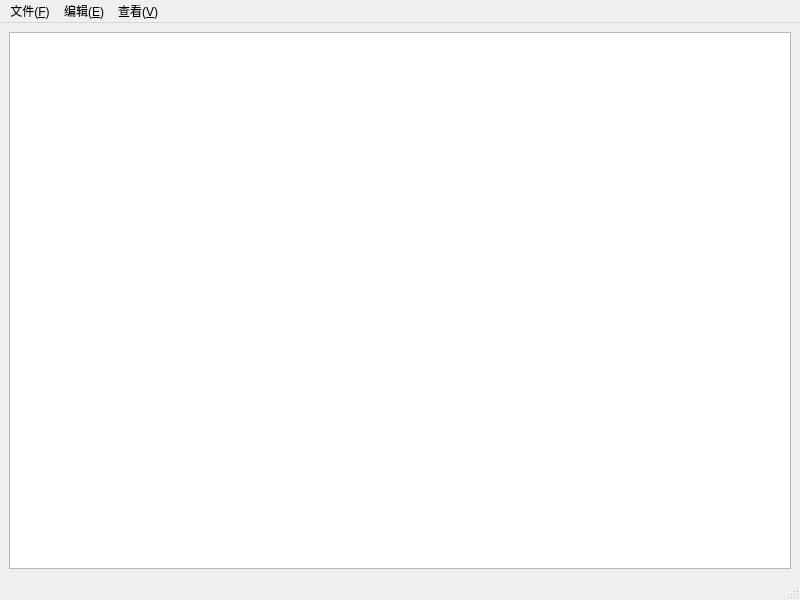
<?xml version="1.0" encoding="UTF-8"?>
<ui version="4.0">
 <class>MainWindow</class>
 <widget class="QMainWindow" name="MainWindow">
  <property name="geometry">
   <rect>
    <x>0</x>
    <y>0</y>
    <width>800</width>
    <height>600</height>
   </rect>
  </property>
  <property name="windowTitle">
   <string>MainWindow</string>
  </property>
  <widget class="QWidget" name="centralwidget">
   <layout class="QVBoxLayout" name="verticalLayout">
    <item>
     <widget class="QTextEdit" name="textEdit"/>
    </item>
   </layout>
  </widget>
  <widget class="QMenuBar" name="menubar">
   <property name="geometry">
    <rect>
     <x>0</x>
     <y>0</y>
     <width>800</width>
     <height>22</height>
    </rect>
   </property>
   <widget class="QMenu" name="menu_F">
    <property name="title">
     <string>文件(&amp;F)</string>
    </property>
    <addaction name="newAction"/>
    <addaction name="openAction"/>
    <addaction name="saveAction"/>
    <addaction name="quitAction"/>
   </widget>
   <widget class="QMenu" name="menu_E">
    <property name="title">
     <string>编辑(&amp;E)</string>
    </property>
    <addaction name="copyAction"/>
    <addaction name="pasteAction"/>
    <addaction name="delAction"/>
    <addaction name="wdAction"/>
    <addaction name="allAction"/>
    <addaction name="clearAction"/>
   </widget>
   <widget class="QMenu" name="menu_V">
    <property name="title">
     <string>查看(&amp;V)</string>
    </property>
    <widget class="QMenu" name="zoomAction">
     <property name="title">
      <string>缩放</string>
     </property>
     <addaction name="magAction"/>
     <addaction name="shrAction"/>
    </widget>
    <addaction name="zoomAction"/>
    <addaction name="barAction"/>
   </widget>
   <addaction name="menu_F"/>
   <addaction name="menu_E"/>
   <addaction name="menu_V"/>
  </widget>
  <widget class="QStatusBar" name="statusbar"/>
  <action name="newAction">
   <property name="text">
    <string>新建(&amp;N)</string>
   </property>
  </action>
  <action name="openAction">
   <property name="text">
    <string>打开(&amp;O)</string>
   </property>
  </action>
  <action name="saveAction">
   <property name="text">
    <string>另存为(&amp;S)</string>
   </property>
  </action>
  <action name="quitAction">
   <property name="text">
    <string>退出(&amp;Q)</string>
   </property>
  </action>
  <action name="clearAction">
   <property name="text">
    <string>清空(&amp;R)</string>
   </property>
  </action>
  <action name="allAction">
   <property name="text">
    <string>全选(&amp;A)</string>
   </property>
  </action>
  <action name="delAction">
   <property name="text">
    <string>删除(&amp;D)</string>
   </property>
  </action>
  <action name="copyAction">
   <property name="text">
    <string>复制(&amp;C)</string>
   </property>
  </action>
  <action name="pasteAction">
   <property name="text">
    <string>粘贴(&amp;V)</string>
   </property>
  </action>
  <action name="magAction">
   <property name="text">
    <string>放大(&amp;+)</string>
   </property>
  </action>
  <action name="shrAction">
   <property name="text">
    <string>缩小(&amp;-)</string>
   </property>
  </action>
  <action name="barAction">
   <property name="text">
    <string>状态栏</string>
   </property>
  </action>
  <action name="wdAction">
   <property name="text">
    <string>撤回(&amp;Z)</string>
   </property>
  </action>
 </widget>
 <resources/>
 <connections/>
</ui>
